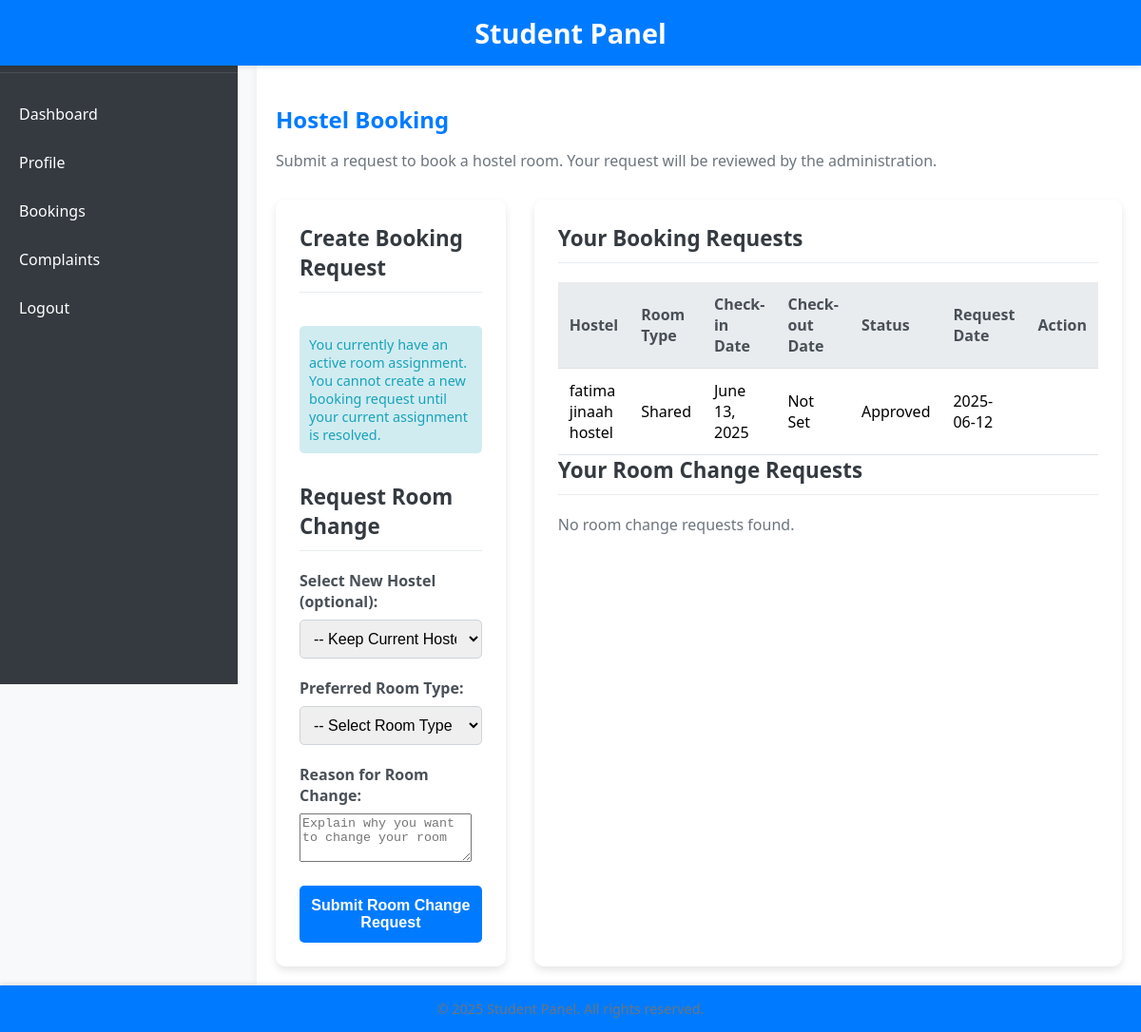
Page /student/booking/ (signed in) on the earlier database version.
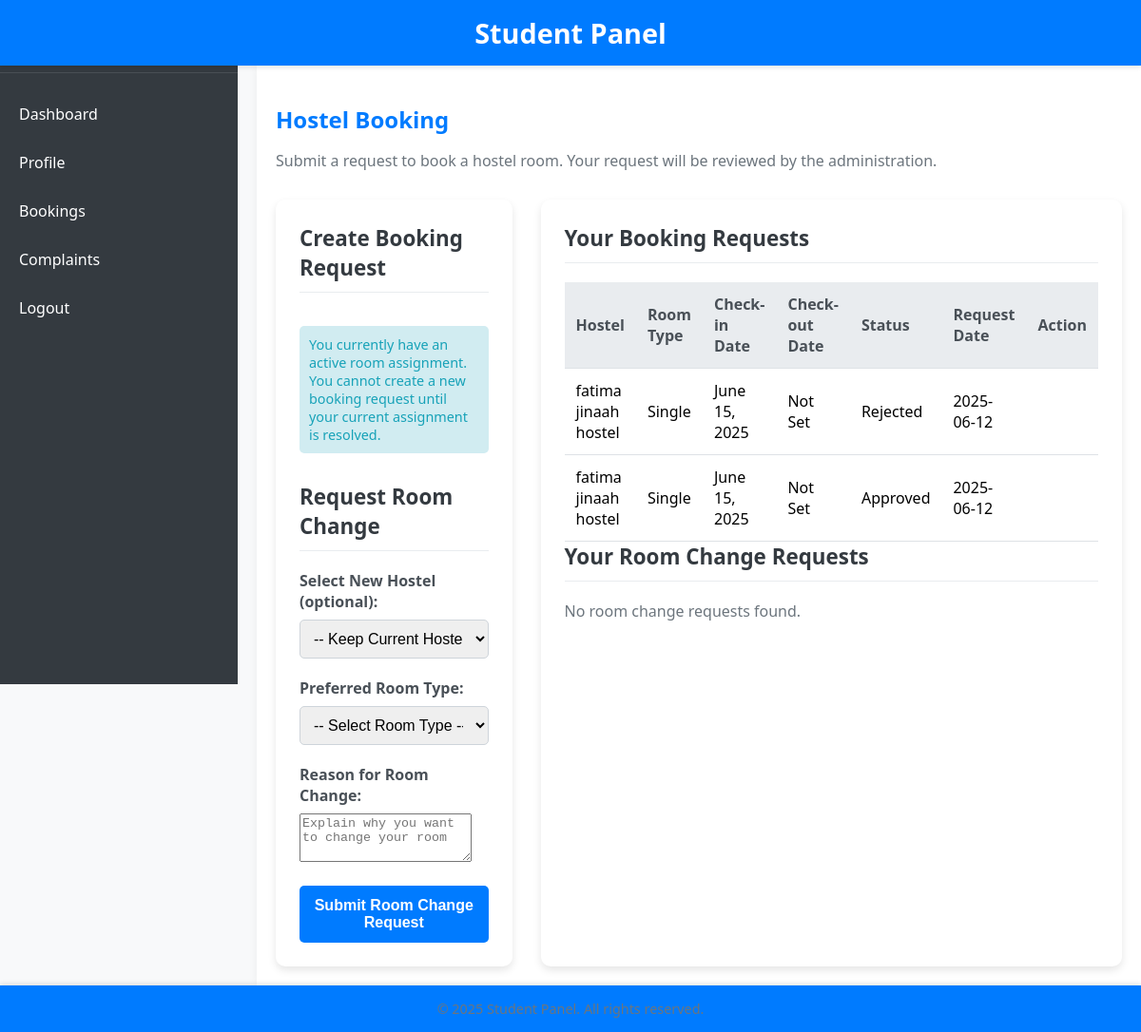
Same page on the later database version.
### coustom_admin/models.py (models this page shows, shortened)
class BookingRequest(models.Model):
    STATUS_CHOICES = [
        ('Pending', 'Pending'),
        ('Approved', 'Approved'),
        ('Rejected', 'Rejected'),
        ('Cancelled', 'Cancelled'),
        ('Completed', 'Completed')
    ]
    student = models.ForeignKey(User, on_delete=models.CASCADE, related_name='bookings')
    hostel = models.ForeignKey('Hostels', on_delete=models.CASCADE, related_name='bookings')
    room_type = models.CharField(max_length=20, choices=[
        ('Single', 'Single'),
        ('Double', 'Double'),
        ('Shared', 'Shared')
    ])
    status = models.CharField(max_length=20, choices=STATUS_CHOICES, default='Pending')
    check_in_date = models.DateField()
    check_out_date = models.DateField(null=True, blank=True)
    request_date = models.DateTimeField(auto_now_add=True, help_text='When the booking was requested')
    class Meta:
        constraints = [
            models.UniqueConstraint(
                fields=['student'],
                condition=Q(status='Pending') | Q(status='Approved'),
                name='unique_active_booking_per_student'
            )
        ]
    updated_at = models.DateTimeField(auto_now=True)
    admin_notes = models.TextField(blank=True, null=True)
    class Meta:
        ordering = ['-request_date']

class Hostels(models.Model):
    name = models.CharField(max_length=100)
    address = models.TextField(max_length=250)
    gender = models.CharField(default="Male", choices=[('Male', 'Male'), ('Female', 'Female')])
    contact_number = models.CharField(max_length=11)
    total_floors = models.IntegerField()
    description = models.TextField(blank=True, null=True)
    created_at = models.DateTimeField(auto_now_add=True)

### student/views.py (the view, shortened to what this page needs)
# urls.py: path('booking/', views.student_booking, name='student_booking'),
def student_booking(request):
    if not request.user.is_authenticated:
        return redirect('student_login')
    try:
        student = Student.objects.get(user_id=request.user.id)
        from coustom_admin.models import Hostels, BookingRequest
        hostels = Hostels.objects.all()
        bookings = BookingRequest.objects.filter(student=request.user).order_by('-request_date')
        from coustom_admin.models import RoomAssignment
        has_active_assignment = RoomAssignment.objects.filter(
            booking__student=request.user,
            is_active=True
        ).exists()
        has_pending_room_change = False
        if has_active_assignment:
            active_booking = BookingRequest.objects.filter(
                student=request.user,
                status='Approved'
            ).first()
            if active_booking:
                from student.models import RoomChangeRequest
                has_pending_room_change = RoomChangeRequest.objects.filter(
                    student=request.user,
                    current_booking=active_booking,
                    status='Pending'
                ).exists()
        from student.models import RoomChangeRequest
        room_change_requests = RoomChangeRequest.objects.filter(student=request.user).order_by('-request_date')
        return render(request, 'student_booking.html', {
            'student': student,
            'hostels': hostels,
            'bookings': bookings,
            'has_active_assignment': has_active_assignment,
            'has_pending_room_change': has_pending_room_change,
            'room_change_requests': room_change_requests
        })
    except Student.DoesNotExist:
        logout(request)
        messages.error(request, "Access denied. This portal is for students only.")
        return redirect('student_login')

### student/Templates/student_booking.html (shortened to what the changed rows need)
{% extends 'student_base.html' %}
{% block content %}
    <h2>Hostel Booking</h2>
    <div class="booking-container">
        <div class="booking-history">
            {% if bookings %}
                <table class="booking-table">
                    <thead>
                        <tr>
                            <th>Hostel</th>
                            <th>Room Type</th>
                            <th>Check-in Date</th>
                            <th>Check-out Date</th>
                            <th>Status</th>
                            <th>Request Date</th>
                            <th>Action</th>
                        </tr>
                    </thead>
                    <tbody>
                        {% for booking in bookings %}
                            <tr>
                                <td>{{ booking.hostel.name }}</td>
                                <td>{{ booking.room_type }}</td>
                                <td>{{ booking.check_in_date }}</td>
                                <td>{{ booking.check_out_date|default:"Not Set" }}</td>
                                <td>{{ booking.status }}</td>
                                <td>{{ booking.request_date|date:"Y-m-d" }}</td>
                                <td>
                                </td>
                            </tr>
                        {% endfor %}
                    </tbody>
                </table>
            {% else %}
                <p>No booking requests found.</p>
            {% endif %}
        </div>
    </div>
{% endblock %}

Differences in the rows shown:
removed BookingRequest: hostel.name "fatima jinaah hostel", room_type "Shared", check_in_date "June 13, 2025", check_out_date "Not Set", status "Approved", request_date "2025-06-12"
added BookingRequest: hostel.name "fatima jinaah hostel", room_type "Single", check_in_date "June 15, 2025", check_out_date "Not Set", status "Rejected", request_date "2025-06-12"
added BookingRequest: hostel.name "fatima jinaah hostel", room_type "Single", check_in_date "June 15, 2025", check_out_date "Not Set", status "Approved", request_date "2025-06-12"
